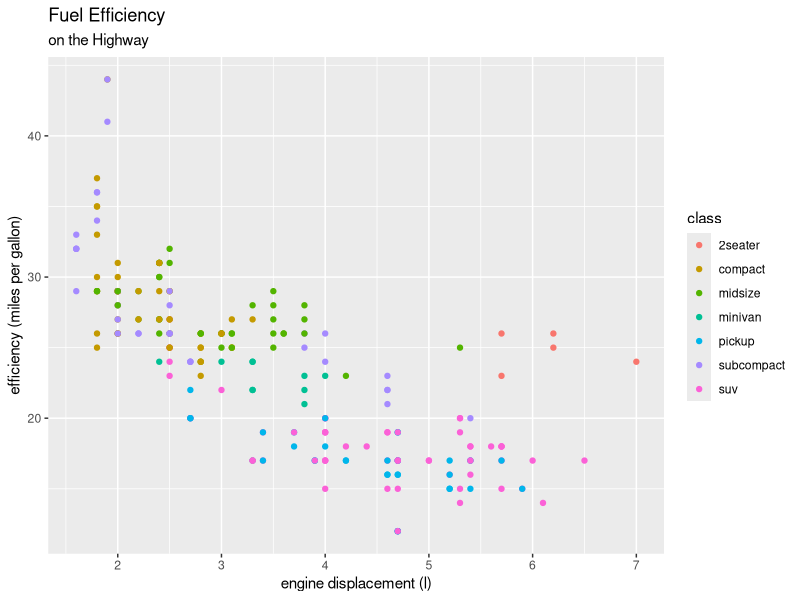

Source code (R):
library(ggplot2)

ggplot2::mpg

ggplot(data = mpg) +
  geom_point(mapping = aes(x = displ, y = hwy, color = class)) +
  labs(title = 'Fuel Efficiency',
       subtitle = 'on the Highway',
       x = 'engine displacement (l)',
       y = 'efficiency (miles per gallon)')
